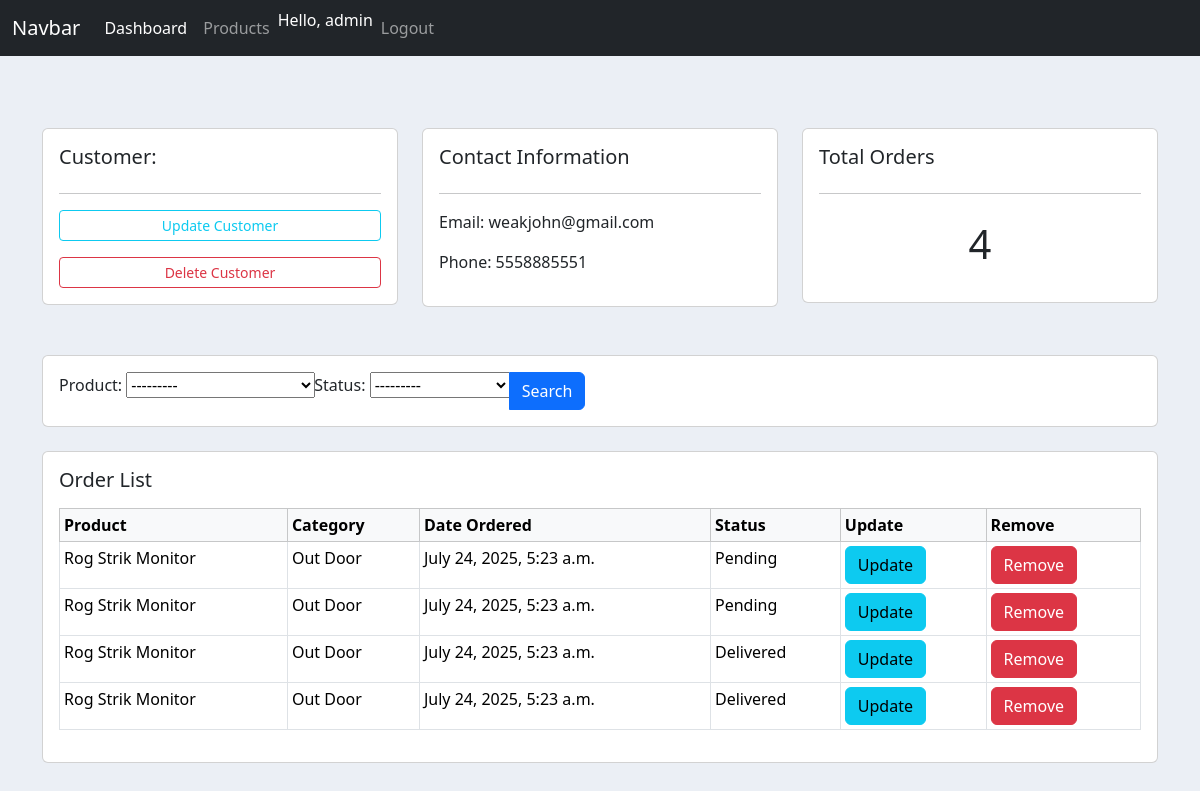
/customer/1/ (signed in), run on an earlier commit of the app's database.
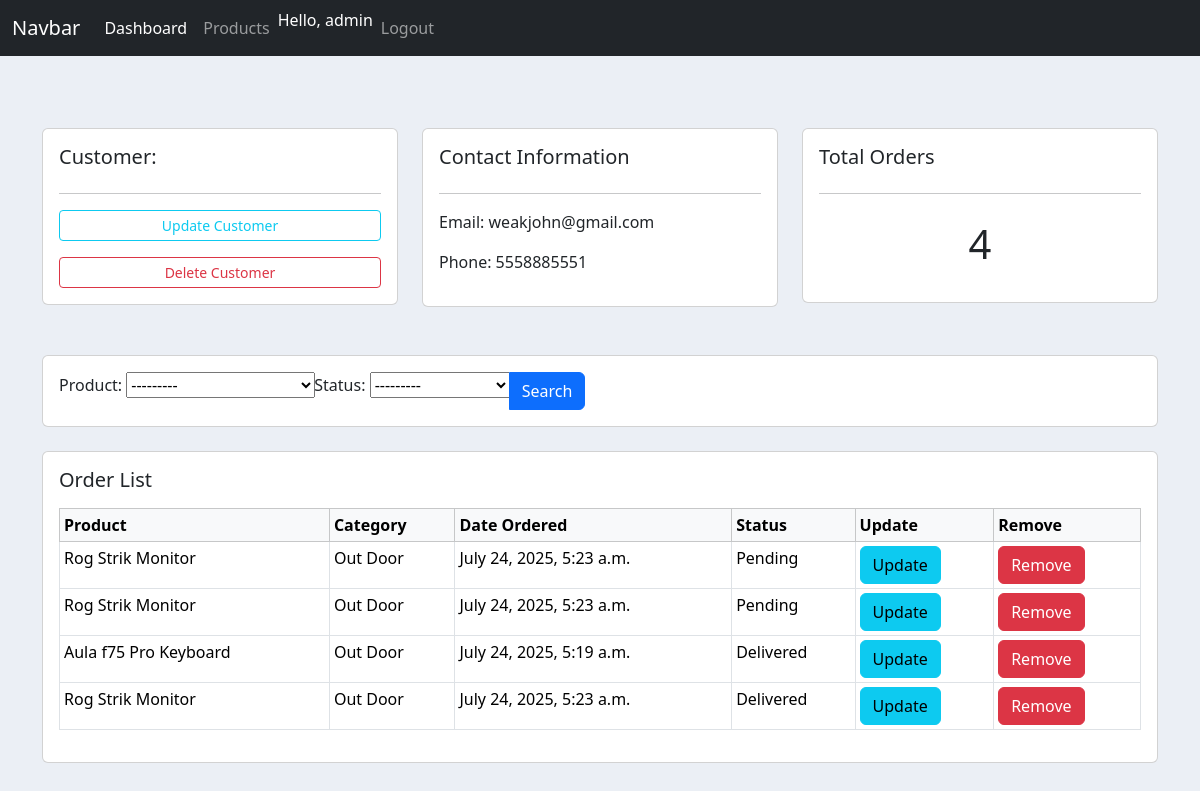
And on a later commit of the database.
### GameStore/models.py (models this page shows, shortened)
class Customer(models.Model):
    user = models.OneToOneField(User, null=True, on_delete=models.CASCADE)
    name = models.CharField(max_length=100,null=True,blank=True)
    phone = models.CharField(max_length=100,null=True,blank=True)
    email = models.EmailField(null=True,blank=True)
    profile_pic = models.ImageField(null=True,blank=True)
    date_created = models.DateTimeField(auto_now_add=True,null=True,blank=True)

class Order(models.Model):
    STATUS = (
    ('Pending','Pending'),
    ('Out for delivery','Out for delivery'),
    ('Delivered','Delivered')
    )
    customer = models.ForeignKey(Customer, null=True, on_delete = models.SET_NULL)
    product = models.ForeignKey(Product_item, null=True, on_delete = models.SET_NULL)
    date_created = models.DateTimeField(auto_now_add=True,null=True,blank=True)
    status = models.CharField(max_length=100,null=True,blank=True,choices=STATUS)

class Product_item(models.Model):
    CATEGORY = (
        ('Indoor', 'Indoor'),
        ('Out Door','Out Door')
    )
    name =  models.CharField(max_length=100,null=True,blank=True)
    price = models.FloatField(null=True)
    category = models.CharField(max_length=100,null=True,blank=True,choices=CATEGORY)
    description =  models.CharField(max_length=100,null=True,blank=True )
    date_created = models.DateTimeField(auto_now_add=True,null=True,blank=True)
    tags = models.ManyToManyField(Tag)
    def __str__(self):
        return self.name

### GameStore/decorators.py (the view)
        def wrapper_func(request,*args,**kwargs):
            group = None
            if request.user.groups.exists():
                group = request.user.groups.all()[0].name
            if group in allowed_roles:
                return view_func(request,*args,**kwargs)
            else:
                return HttpResponse("You are not authorized")

### GameStore/views.py (called while the page is built)
@login_required(login_url='/login_page/')
@allowed_users(allowed_roles=['admin'])
def customer(request,cus_id):
    custo = Customer.objects.get(id=cus_id)
    ord_count = custo.order_set.count()
    orders = custo.order_set.all()
    my_filter = OrderFilter(request.GET, queryset=orders)
    orders = my_filter.qs
    context = {
        'customer_data': custo,
        'order_data' : orders,
        'ord_count' : ord_count,
        'my_filter': my_filter
    }
    return render(request,'customer.html',context)

### GameStore/templates/customer.html
{% extends 'bast.html' %}
{% block start %}
<br>
<div class="container">
  <div class="row">
    <div class="col-md">
      <div class="card card-body">
        <h5>Customer:</h5>
        <hr>
        <a class="btn mb-2 btn-outline-info btn-sm w-100" href="{% url 'update_customer' customer_data.id %}">
  Update Customer
</a>
<a class="btn mt-2 btn-outline-danger btn-sm w-100" href="{% url 'delete_customer' customer_data.id %}">
  Delete Customer
</a>
      </div>
    </div>
    <div class="col-md">
      <div class="card card-body">
        <h5>Contact Information</h5>
        <hr>
        <p>Email: {{ customer_data.email }}</p>
        <p>Phone: {{ customer_data.phone }}</p>
      </div>
    </div>
    <div class="col-md">
      <div class="card card-body">
        <h5>Total Orders</h5>
        <hr>
        <h1 class="text-center" style="padding: 10px;">{{ ord_count }}</h1>
      </div>
    </div>
  </div>
  <div class="row mt-5 mb-4">
    <div class="col">
      <div class="card card-body">
        <form method="get">
          <div class="input-group">
            {{my_filter.form}}
            <button class="btn btn-primary" type="submit">Search</button>
          </div>
        </form>
      </div>
    </div>
  </div>
  <div class="row">
    <div class="col-md">
      <div class="card card-body">
        <h5 class="mb-3">Order List</h5>
        <table class="table table-sm table-bordered table-hover">
          <thead class="table-light">
            <tr>
              <th>Product</th>
              <th>Category</th>
              <th>Date Ordered</th>
              <th>Status</th>
              <th>Update</th>
              <th>Remove</th>
            </tr>
          </thead>
          <tbody>
            {% for order in order_data %}
            <tr>
              <td>{{ order.product }}</td>
              <td>{{ order.product.category }}</td>
              <td>{{ order.product.date_created }}</td>
              <td>{{ order.status }}</td>
              <td><a class="btn btn-info" href="{% url 'updateorder' order.id %}" >Update</a>
              </td>
              <td><a class="btn btn-danger" href="{% url 'delete_order' order.id %}">Remove</a>
              </td>
            </tr>
            {% empty %}
            <tr>
              <td colspan="6" class="text-center">No orders found.</td>
            </tr>
            {% endfor %}
          </tbody>
        </table>
      </div>
    </div>
  </div>
</div>
{% endblock %}

### GameStore/templates/bast.html (shortened to what this page needs)
<!DOCTYPE html>
<html lang="en">
<head>
    <link href="https://cdn.jsdelivr.net/npm/bootstrap@5.3.7/dist/css/bootstrap.min.css" rel="stylesheet">
</head>
<body>
<nav class="navbar navbar-expand-lg mb-5 navbar-dark bg-dark">
          <div class="container-fluid">
            <a class="navbar-brand" href="#">Navbar</a>
            <div class="collapse navbar-collapse" id="navbarNav">
              <ul class="navbar-nav">
                  {% if request.user.is_staff %}
                <li class="nav-item">
                  <a class="nav-link active" aria-current="page" href="{% url 'home' %}">Dashboard</a>
                </li>
                <li class="nav-item">
                  <a class="nav-link" href="{% url 'product' %}">Products</a>
                </li>
                  {% endif %}
                  <span class="user-welcome" >Hello, {{request.user}}</span>
                   <li class="nav-item">
                  <a class="nav-link" href="{% url 'logout' %}">Logout</a>
                </li>
              </ul>
            </div>
          </div>
        </nav>
{% block start %}
{% endblock %}
</body>
</html>

### GameStore/templates/bast.html (style rules this page uses)
body { background-color:#ebeff5; }
.user-welcome { color:white; }

What changed in the data, as far as the page shows it:
changed Order: product "Rog Strik Monitor" → "Aula f75 Pro Keyboard"; product.date_created "July 24, 2025, 5:23 a.m." → "July 24, 2025, 5:19 a.m."
